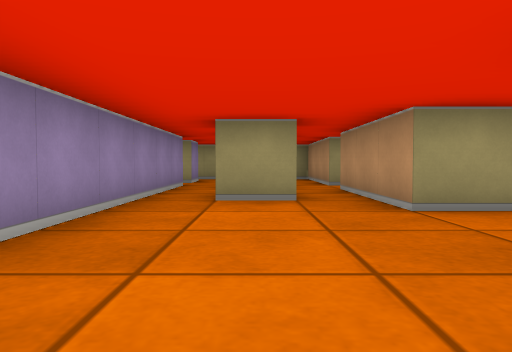
[1] (above)

17 first-person views from a walk through a cub3D maze. The camera is about half as high as the walls, tilts 2° down and sees 70° across. The floor is counted in squares. Each view is taken from the middle of a square. On the plan, view 1 faces up. The plan holds only what a view shows up to about 9 squares ahead; the rest is blank.

[2]
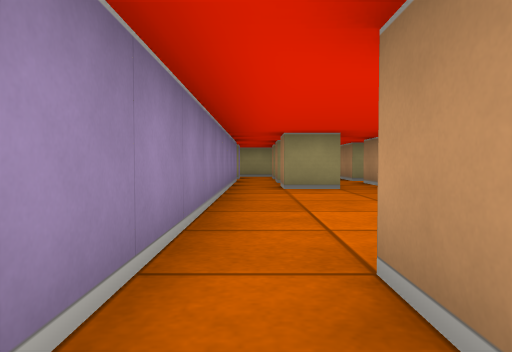

[3]
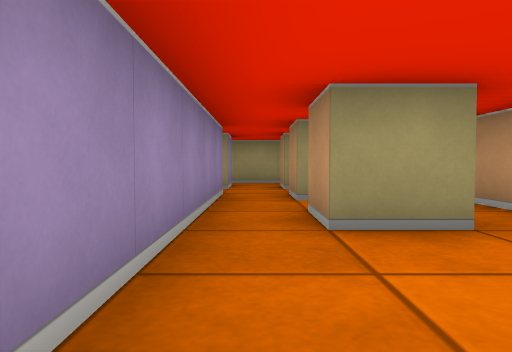

[4]
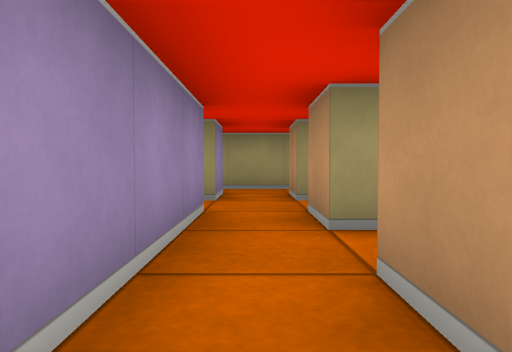

[5]
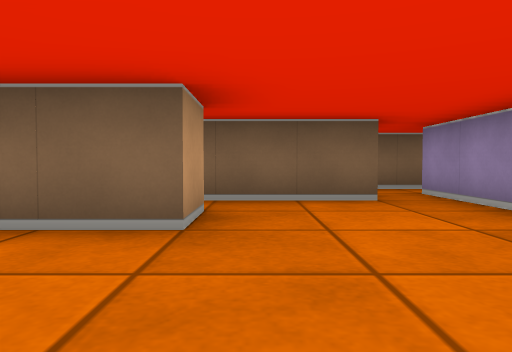

[6]
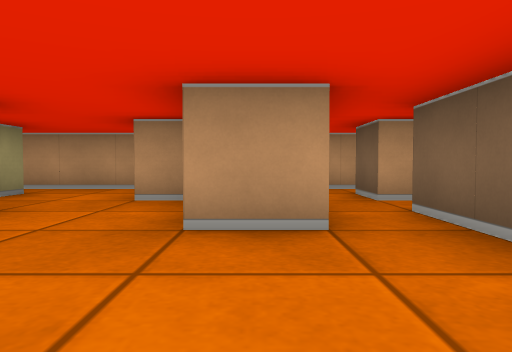

[7]
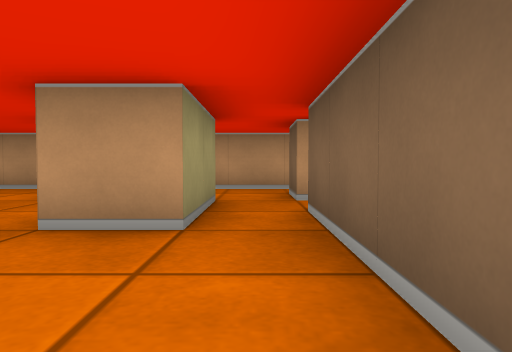

[8]
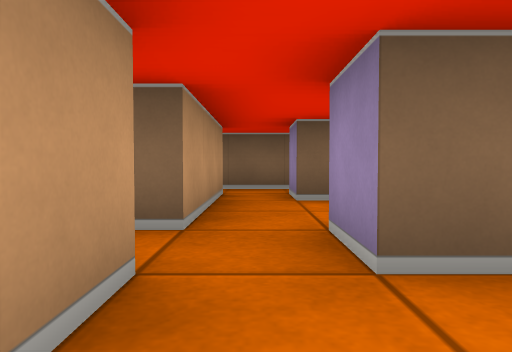

[9]
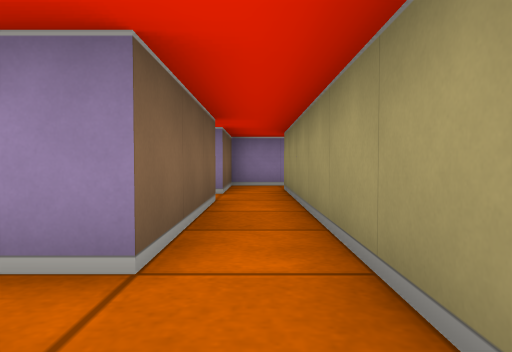

[10]
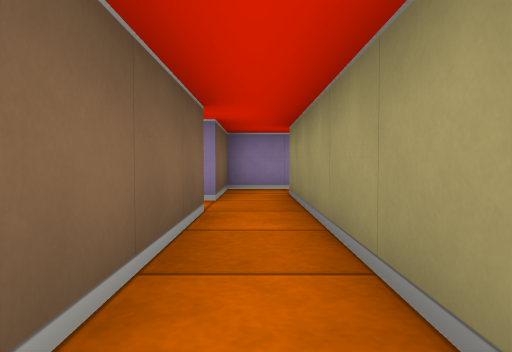

[11]
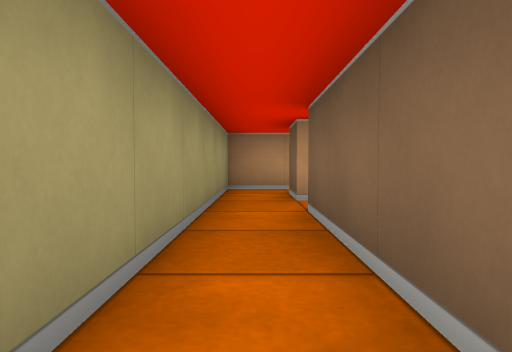

[12]
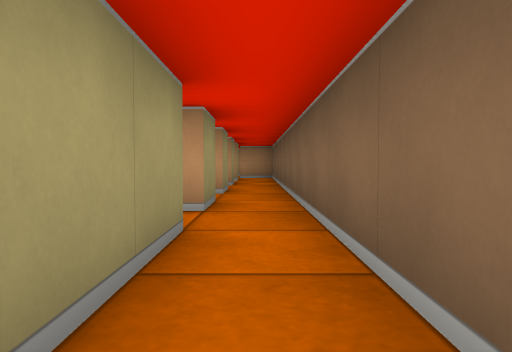

[13]
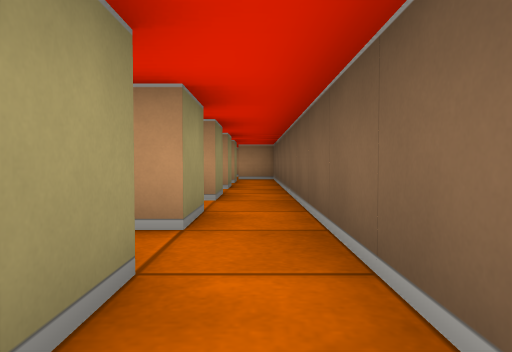

[14]
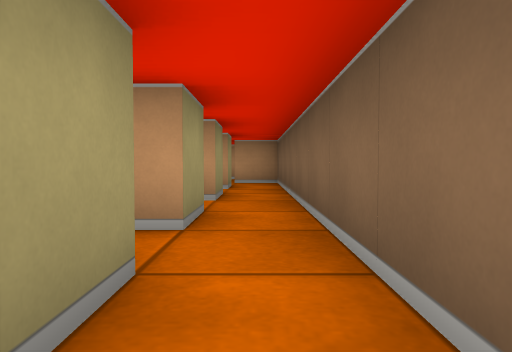

[15]
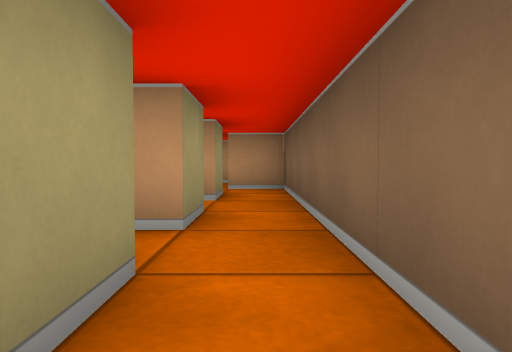

[16]
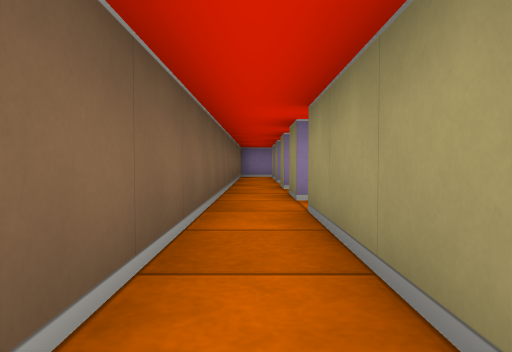

[17]
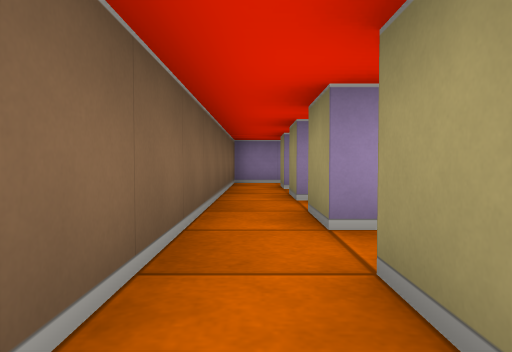

### Floor plan
Ten units are one square. View 1 is at (0, 0); x grows to the right and y downward. Boxes are objects, and circles mark ways between rooms. Rooms are numbered by the first view taken in them; rooms with no view inside come last. Other rooms are left out.
<svg viewBox="-80 -111 150 141">
<path fill="none" stroke="#000" d="M-5 -65 -5 -75M6 -45 -5 -45 -5 -55M-15 -75 -15 15M-5 -85 -5 -95 5 -95M15 -75 15 -105 -65 -105M25 -35 15 -35 15 -65M-45 -95 -15 -95 -15 -85M25 -5 15 -5 15 -15 29 -15M-5 15 -5 5 25 5M-65 -95 -55 -95M-75 -106 -75 -95M25 15 -5 15M35 15 35 5 45 5 45 15 35 15M35 -5 25 -5M65 15 55 15 55 -15M-15 25 65 25M45 -25 45 -15M55 -25 55 -52M55 -15 59 -15M45 -45 39 -45M39 -25 45 -25M35 -19 35 -25"/>
<circle cx="-10" cy="10" r="3" fill="#2a7"/>
<circle cx="20" cy="0" r="3" fill="#2a7"/>
<circle cx="20" cy="-25" r="3" fill="#2a7"/>
<circle cx="50" cy="-10" r="3" fill="#2a7"/>
<circle cx="40" cy="-35" r="3" fill="#2a7"/>
<text x="-10" y="-50">1</text>
<text x="30" y="10">2</text>
<text x="50" y="-30">3</text>
<text x="30" y="-40">4</text>
</svg>
Room 1 opens to room 2. Room 1 opens to room 4. Room 2 opens to room 3. Room 3 opens to room 4.

Where each view was taken, in squares from view 1:
view 1: 0 up, 0 right, facing up
view 2: 2 down, 1 left, facing up
view 3: 2 up, 1 left, facing up
view 4: 4 up, 1 left, facing up
view 5: 4 up, 1 right, facing down
view 6: 1 up, 1 left, facing right
view 7: 0 up, 1 left, facing right
view 8: 4 up, 5 right, facing down
view 9: 10 up, 0 right, facing left
view 10: 10 up, 1 left, facing left
view 11: 10 up, 5 left, facing right
view 12: 2 down, 0 right, facing right
view 13: 2 down, 1 right, facing right
view 14: 2 down, 3 right, facing right
view 15: 2 down, 5 right, facing right
view 16: 2 down, 3 right, facing left
view 17: 2 down, 1 left, facing left
